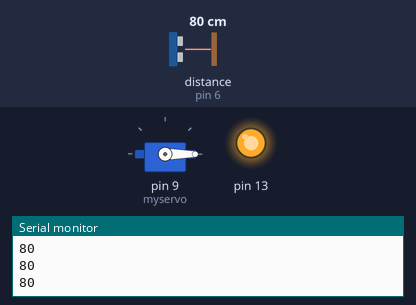
A sketch run on a simulated Arduino Uno, built with avr-gcc and run on an emulated ATmega328P. Parts: servo, output pins drawn as LEDs (lit = HIGH), the last lines printed to the serial monitor. The test bench sets the inputs (shaded band); at power-on: distance to the obstacle (sensor on pin 6) 80 cm.

Above: at 1.2 s.
1.3 s: distance to the obstacle (sensor on pin 6) set to 22 cm
2.8 s: distance to the obstacle (sensor on pin 6) set to 18 cm
At 3.3 s:
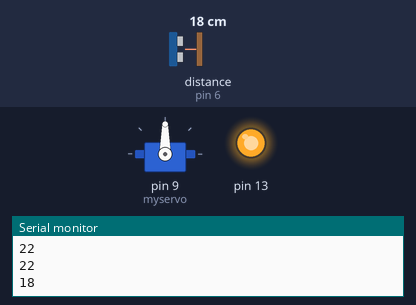
Timing chart, 0 to 9.3 s (numbered marks = the images above; inputs shaded):
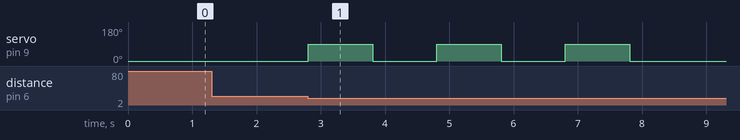

Measured:
- the behaviour switches between 21 and 20 cm on distance to the obstacle (sensor on pin 6) (found by bisection; images 0 and 1)
- after the input at 2.8 s, servo on pin 9 (myservo): alternates 90° for 1.0 s and 0° for 1.0 s, 6 changes in all, then stays 0°, starting at once

The sketch:

fsm_alcohol_20210616.ino
```cpp
#include <Servo.h>
#include <HCSR04.h>

HCSR04 hc(5,6);
Servo myservo;

void setup() {
  Serial.begin(9600);
  myservo.attach(9);
  myservo.write(0);
  pinMode(13, OUTPUT);
  digitalWrite(13, 1);
}

void loop() {
  int distance = hc.dist();
  Serial.println(distance);
  int pos = 0;
  if (distance>10&&distance<=20) {
    for (int i=0;i<3;i++) {
      myservo.write(90);
      delay(1000);
      myservo.write(0);
      delay(1000);
    }
    delay(3000);
  }
}
```
